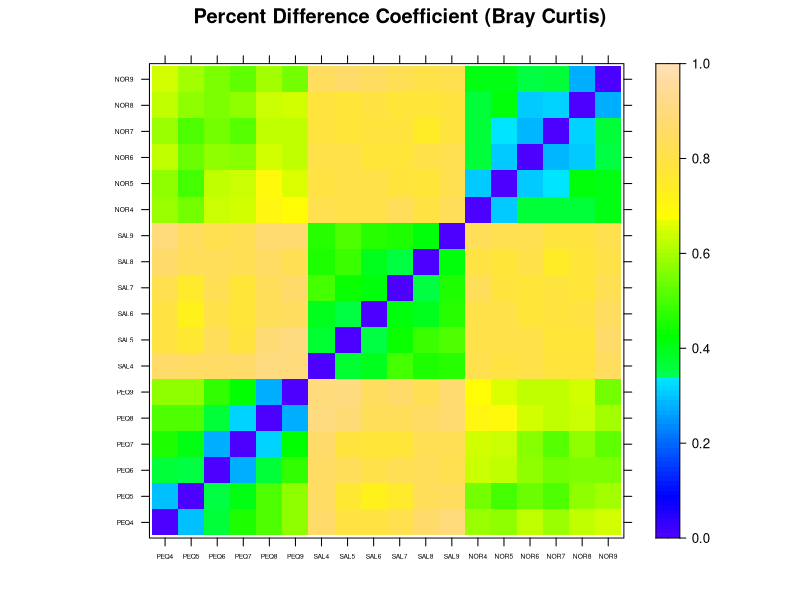

Recreate this plot in R. (Note: this script raises an error after producing the figure.)
setwd("/Users/tbecker/Documents/Projects/GitHubProjects/SeasonalProductivity")

library(vegan)
library(reshape2)
library(dplyr)
library(lattice)

SPP<- read.csv("data/SPP.csv",header=TRUE,row.names=1)
SPP[is.na(SPP)] <- 0
sites<- read.csv("data/sites.csv",header=TRUE)

#SPP<-sqrt(SPP)#Transformation when rel abund values
SPP<- decostand(SPP,"hellinger")#Sqrt of rel abundance

SPP.dist <- vegdist(SPP,"bray")
SPP.dist<-as.matrix(SPP.dist)
levelplot(SPP.dist,at=seq(0,1,0.01),
          col.regions=topo.colors(100),scales=list(cex=0.4),
          xlab="",ylab="",main="Percent Difference Coefficient (Bray Curtis)")


####Similarity between sites collected during the same month###########
#######################################################################
SPDist<- melt(as.matrix(SPP.dist),varnames=c("SID","col"))
write.csv(SPDist,"SPBCDist.csv")
SPDist<-merge(sites,SPDist,by="SID")
SPDist$CSID<-substr(SPDist$col,1,3)
SPDist$RSID<-substr(SPDist$SID,1,3)
SPDist$MS1<-as.numeric(substr(SPDist$SID,4,4))
SPDist$MS2<-as.numeric(substr(SPDist$col,4,4))
SPDist<-SPDist[which(SPDist$MS1-SPDist$MS2==0 & SPDist$CSID!=SPDist$RSID),]

site.comb<-SPDist[,6:7]
site.comb<-unique(site.comb[c("RSID","CSID")])
site.comb$mean<- 0

#Calcuated average similarity measure for each combination#
for (i in 1:dim(site.comb)[1]) {
s<- site.comb[i,]
c<-SPDist[which(SPDist$CSID==s$CSID[1] & SPDist$RSID==s$RSID[1]),]
c<-c[which(c$value!=0),]
m<-mean(c$value)
site.comb$mean[i]<-m
}

####Similarity within sites collected over the POR###########
#######################################################################
SPDist<- melt(as.matrix(SPP.dist),varnames=c("SID","col"))
SPDist<-merge(sites,SPDist,by="SID")
SPDist$CSID<-substr(SPDist$col,1,3)
SPDist$RSID<-substr(SPDist$SID,1,3)
SPDist$MS1<-as.numeric(substr(SPDist$SID,4,4))
SPDist$MS2<-as.numeric(substr(SPDist$col,4,4))
SPDist<-SPDist[which(SPDist$MS1-SPDist$MS2!=0 & SPDist$CSID==SPDist$RSID),]

site.comb<-SPDist[,6:7]
site.comb<-unique(site.comb[c("RSID","CSID")])
site.comb$mean<- 0

#Calcuated average similarity measure for each combination#
for (i in 1:dim(site.comb)[1]) {
  s<- site.comb[i,]
  c<-SPDist[which(SPDist$CSID==s$CSID[1] & SPDist$RSID==s$RSID[1]),]
  c<-c[which(c$value!=0),]
  m<-mean(c$value)
  site.comb$mean[i]<-m
}
